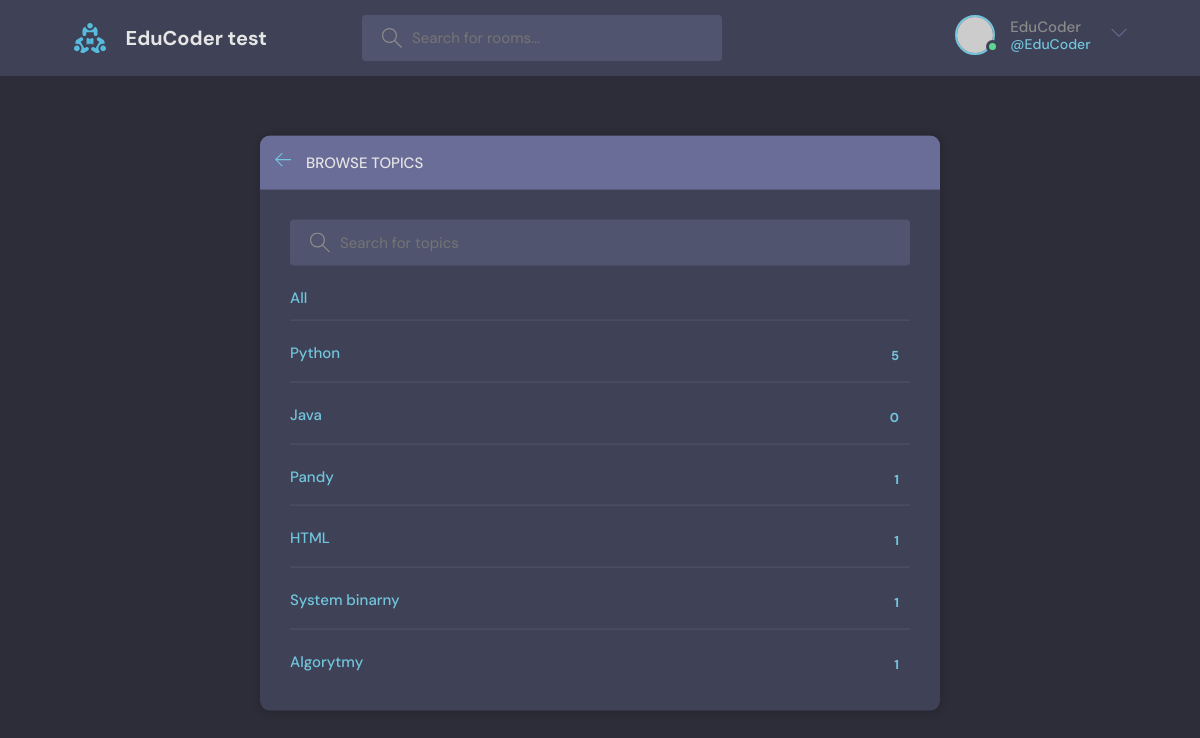
The app's page /topics/ (signed in) with its own data.
### base/models.py (models this page shows, shortened)
class Topic(models.Model):
    name = models.CharField(max_length=200)

### base/views.py (the view)
# urls.py: path('topics/', views.topicsPage, name="topics"),
def topicsPage(request):
    topics = Topic.objects.filter()
    context = {'topics': topics}
    return render(request, "base/topics.html/", context)

### templates/base/topics.html (shortened to what this page needs)
{% extends 'main.html' %}
{% block content %}
<main class="create-room layout">
    <div class="container">
        <div class="layout__box">
            <div class="layout__boxHeader">
                <div class="layout__boxTitle">
                    <a href="index.html">
                        <svg version="1.1" xmlns="http://www.w3.org/2000/svg" width="32" height="32" viewBox="0 0 32 32">
                            <title>arrow-left</title>
                            <path
                                    d="M13.723 2.286l-13.723 13.714 13.719 13.714 1.616-1.611-10.96-10.96h27.625v-2.286h-27.625l10.965-10.965-1.616-1.607z"
                            ></path>
                        </svg>
                    </a>
                    <h3>Browse Topics</h3>
                </div>
            </div>
            <div class="topics-page layout__body">
                <form class="header__search">
                    <label>
                        <input name = "q"placeholder="Search for topics" />
                    </label>
                </form>
                <ul class="topics__list">
                                        <li>
                        <a href="{% url 'topics' %}" class="active">All <span>{{topics.room_set.all.count}}</span></a>
                    </li>
                    {% for topic in topics %}
                    <li>
                        <a href="{% url 'home' %}?q={{topic.name}}" class="active">{{topic.name}} <span>{{topic.room_set.all.count}}</span></a>
                    </li>
                    {% endfor %}
                </ul>
            </div>
        </div>
    </div>
</main>
{% endblock %}

### templates/navbar.html (shortened to what this page needs)
{% load static %}
<header class="header header--loggedIn">
    <div class="container">
        <a href="{% url 'home' %}" class="header__logo">
            <img src="{% static 'images/logo.svg' %}" />
            <h1>EduCoder test</h1>
        </a>
        <form class="header__search" method="GET" action = "{% url 'home' %}">
            <label>
                <input name="q" placeholder="Search for rooms..." />
            </label>
        </form>
        <nav class="header__menu">
            {% if request.user.is_authenticated %}
            <div class="header__user">
                <a href="{% url 'update-user' %}">
                    <div class="avatar avatar--medium active">
                        <img src="https://randomuser.me/api/portraits/men/37.jpg" />
                    </div>
                    <p>{{request.user.username}}<span>@{{request.user.username}}</span></p>
                </a>
                <button class="dropdown-button">
                    <svg version="1.1" xmlns="http://www.w3.org/2000/svg" width="32" height="32" viewBox="0 0 32 32">
                        <title>chevron-down</title>
                        <path d="M16 21l-13-13h-3l16 16 16-16h-3l-13 13z"></path>
                    </svg>
                </button>
            </div>
            {% else %}
            <a href="{% url 'login' %}">
                <img src="{% static 'images/avatar.svg' %}" />
                <p>Login</p>
            </a>
            {% endif %}
        </nav>
    </div>
</header>

### static/styles/style.css (style rules this page uses)
:root { --color-main: #71c6dd; --color-main-light: #e1f6fb; --color-dark: #3f4156; --color-dark-medium: #51546e; --color-dark-light: #696d97; --color-light: #e5e5e5; --color-gray: #8b8b8b; --color-light-gray: #b2bdbd; --color-bg: #2d2d39; --color-success: #5dd693; --color-error: #fc4b0b; }
* { font-family: "DM Sans", -apple-system, BlinkMacSystemFont, "Segoe UI", Roboto, Oxygen, Ubuntu, Cantarell, "Open Sans", "Helvetica Neue", sans-serif; margin: 0; padding: 0; box-sizing: border-box; text-rendering: optimizeLegibility; font-size: inherit; }
html { font-size: 56.25%; }
@media only screen and (min-width: 1200px) { html { font-size: 62.5%; } }
body { line-height: 1.6; font-weight: 400; font-size: 1.5rem; color: var(--color-light-gray); background-color: var(--color-bg); min-height: 100vh; }
img { width: 100%; }
a { display: inline-block; color: var(--color-main); text-decoration: none; }
.container { max-width: 120rem; width: 90%; margin: auto; }
.avatar { position: relative; display: inline-block; border-radius: 50%; border: 2px solid var(--color-main); }
.avatar img { display: block; border-radius: 50%; object-fit: cover; object-position: center; }
.avatar::after { content: ""; display: block; position: absolute; background-color: var(--color-gray); z-index: 111; border-radius: 50%; border: 0.3rem solid var(--color-dark); }
.avatar.active::after { background-color: var(--color-success); }
.avatar.avatar--medium img { width: 3.6rem; height: 3.6rem; border-radius: 50%; }
.avatar.avatar--medium:after { width: 0.7rem; height: 0.7rem; bottom: 0px; right: -6px; }
.header { padding: 1.5rem; background-color: var(--color-dark); }
.header > .container { display: flex; gap: 9.5rem; }
.header__logo, .header__user { display: flex; gap: 2rem; align-items: center; }
.header__logo > img { height: 3.2rem; width: 3.2rem; }
.header__logo > h1 { font-weight: 700; font-size: 2rem; color: var(--color-light); }
.header__search > label { background-color: var(--color-dark-medium); padding: 1.3rem 1rem; display: flex; align-items: center; gap: 1rem; border-radius: 4px; }
.header__search svg { fill: var(--color-gray); width: 2rem; height: 2rem; margin-left: 1rem; }
.header__search input { width: 30rem; background: transparent; border: none; outline: none; color: var(--color-light); }
.header__menu { margin-left: auto; position: relative; }
.header__menu a { display: flex; gap: 1.5rem; align-items: center; font-weight: 500; text-decoration: none; color: var(--color-gray); }
.header__menu img { height: 3.6rem; }
.header__menu p { line-height: 1.2; }
.header__menu span { color: var(--color-main); font-weight: 500; font-size: 1.4rem; display: block; }
.header__menu svg { width: 1.6rem; height: 1.6rem; fill: var(--color-dark-light); }
.dropdown-button { background: transparent; border: 0; outline: 0; cursor: pointer; }
.layout { margin-top: 2.4rem; }
.layout > .container { display: flex; justify-content: space-between; align-items: flex-start; }
.layout__box { width: 90%; max-width: 48rem; min-height: 40rem; position: absolute; top: 50%; left: 50%; transform: translate(-50%, -46%); background-color: var(--color-dark); border-radius: 1rem; box-shadow: 1px 1px 6px 3px rgba(0, 0, 0, 0.1); overflow: hidden; }
.layout__boxHeader { display: flex; padding: 1.5rem; background-color: var(--color-dark-light); }
.layout__boxTitle { display: flex; gap: 1.5rem; align-items: center; }
.layout__boxTitle h3 { text-transform: uppercase; font-weight: 500; color: var(--color-light); }
.layout__boxTitle svg { width: 1.6rem; height: 1.6rem; fill: var(--color-main); }
.layout__body { margin: 3rem; }
.topics__list { list-style: none; }
.topics__list li a { display: flex; justify-content: space-between; margin-bottom: 3rem; font-weight: 500; color: var(--color-light-gray); transition: all 0.3s ease-in-out; }
.topics__list li a.active, .topics__list li a:hover { color: var(--color-main); }
.topics__list li a span { padding: 0.5rem 1rem; background-color: var(--color-dark); border-radius: 3px; font-size: 1.3rem; font-weight: 700; letter-spacing: 1px; }
.topics-page .topics__list li:not(:last-child) a { margin: 2rem 0; padding-bottom: 1rem; text-decoration: none; border-bottom: 1px solid var(--color-dark-medium); }
.topics-page .header__search { display: block; }
.create-room.layout .layout__box { max-width: 68rem; }

### records on screen
Topic: name "Python", room_set.all.count "5"
Topic: name "Java", room_set.all.count "0"
Topic: name "Pandy", room_set.all.count "1"
Topic: name "HTML", room_set.all.count "1"
Topic: name "System binarny", room_set.all.count "1"
Topic: name "Algorytmy", room_set.all.count "1"

### other values on screen
{{ request.user.username }} "EduCoder"
